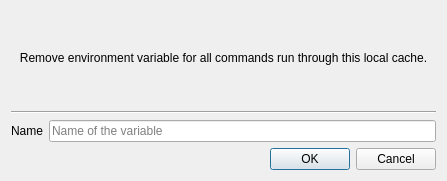
<?xml version="1.0" encoding="UTF-8"?>
<ui version="4.0">
 <class>RemoveEnvironmentDialog</class>
 <widget class="QDialog" name="RemoveEnvironmentDialog">
  <property name="geometry">
   <rect>
    <x>0</x>
    <y>0</y>
    <width>447</width>
    <height>181</height>
   </rect>
  </property>
  <property name="windowTitle">
   <string>Remove from environment</string>
  </property>
  <layout class="QVBoxLayout" name="verticalLayout">
   <item>
    <layout class="QVBoxLayout" name="verticalLayout_2">
     <item>
      <widget class="QLabel" name="label_3">
       <property name="text">
        <string>Remove environment variable for all commands run through this local cache.</string>
       </property>
       <property name="alignment">
        <set>Qt::AlignCenter</set>
       </property>
       <property name="wordWrap">
        <bool>true</bool>
       </property>
      </widget>
     </item>
     <item>
      <widget class="Line" name="line">
       <property name="orientation">
        <enum>Qt::Horizontal</enum>
       </property>
      </widget>
     </item>
     <item>
      <layout class="QGridLayout" name="gridLayout">
       <item row="0" column="0">
        <widget class="QLabel" name="label">
         <property name="text">
          <string>Name</string>
         </property>
        </widget>
       </item>
       <item row="0" column="1">
        <widget class="LineEditWithCustomContextMenu" name="name">
         <property name="text">
          <string/>
         </property>
         <property name="placeholderText">
          <string>Name of the variable</string>
         </property>
        </widget>
       </item>
      </layout>
     </item>
     <item>
      <widget class="QDialogButtonBox" name="buttonBox">
       <property name="orientation">
        <enum>Qt::Horizontal</enum>
       </property>
       <property name="standardButtons">
        <set>QDialogButtonBox::Cancel|QDialogButtonBox::Ok</set>
       </property>
      </widget>
     </item>
    </layout>
   </item>
  </layout>
 </widget>
 <customwidgets>
  <customwidget>
   <class>LineEditWithCustomContextMenu</class>
   <extends>QLineEdit</extends>
   <header>cruiz/manage_local_cache/widgets/configpathorurl.h</header>
  </customwidget>
 </customwidgets>
 <resources/>
 <connections>
  <connection>
   <sender>buttonBox</sender>
   <signal>accepted()</signal>
   <receiver>RemoveEnvironmentDialog</receiver>
   <slot>accept()</slot>
   <hints>
    <hint type="sourcelabel">
     <x>248</x>
     <y>254</y>
    </hint>
    <hint type="destinationlabel">
     <x>157</x>
     <y>274</y>
    </hint>
   </hints>
  </connection>
  <connection>
   <sender>buttonBox</sender>
   <signal>rejected()</signal>
   <receiver>RemoveEnvironmentDialog</receiver>
   <slot>reject()</slot>
   <hints>
    <hint type="sourcelabel">
     <x>316</x>
     <y>260</y>
    </hint>
    <hint type="destinationlabel">
     <x>286</x>
     <y>274</y>
    </hint>
   </hints>
  </connection>
 </connections>
</ui>
